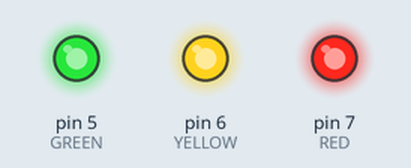
A sketch run on a simulated Arduino Uno, built with avr-gcc and run on an emulated ATmega328P. Shown: output pins drawn as LEDs (lit = HIGH). What the sketch prints to the serial monitor is not drawn.

Above: at 0.07 s.
At 9.09 s:
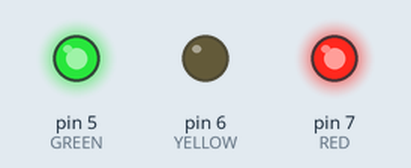
At 17.66 s:
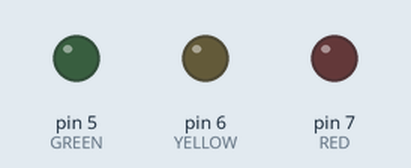
At 35.71 s:
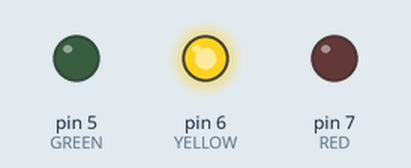
Timing chart, 0 to 40.0 s (numbered marks = the images above):
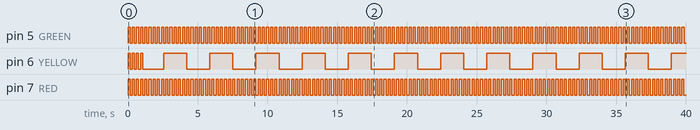

Measured:
- by itself, pin 5 (GREEN), pin 7 (RED): alternates HIGH for 0.15 s and LOW for 0.15 s
- by itself, pin 6 (YELLOW): goes 3 × (HIGH 0.15 s, LOW 0.15 s), HIGH 0.15 s, 11 × (LOW 1.5 s, HIGH 1.7 s), LOW 1.7 s, then HIGH

The sketch:

Resuming_a_task.ino
```cpp
#include<Arduino_FreeRTOS.h>
#define RED 7
#define YELLOW 6
#define GREEN 5

typedef int TaskProfiler;

TaskProfiler RedLEDProfiler;
TaskProfiler YellowLEDProfiler;
TaskProfiler GreenLEDProfiler;

TaskHandle_t green_Handle,yellow_Handle,red_Handle;

uint32_t suspend_monitor;
uint32_t resume_monitor;
bool _suspended = false;

void setup()
{

  Serial.begin(9600);
  xTaskCreate(redLEDControllerTask, //pointer to the function that implements the task
              "Red Led Task", //descriptive name of the task
              100, //it refers to stack depth and over here we can give values from 100-128 since Arduino has limited memory size
              NULL, //it refers to the parameter that is passed to the function
              1, //it refers to the priority & value ranges from 0-3 where 3 has the highest priority
              &red_Handle //refers to task handle
              //we cant give NULL to stack depth and priority
              );
   xTaskCreate(yellowLEDControllerTask,
               "Yellow LED Task",
               100,
               NULL,
               1,
               &yellow_Handle);

   xTaskCreate(greenLEDControllerTask,
               "green LED Task",
               100,
               NULL,
               1,
               &green_Handle);

}


void redLEDControllerTask(void *pvParameters)
{
  pinMode(RED,OUTPUT);
  while(1)
  {
    digitalWrite(RED,digitalRead(RED)^1);
    RedLEDProfiler++;
    Serial.print("RED run time : ");
    Serial.println(RedLEDProfiler);
    vTaskDelay(10);

  }
}

void yellowLEDControllerTask(void *pvParameters)
{
  pinMode(YELLOW,OUTPUT);
  while(1)
  {
    digitalWrite(YELLOW,digitalRead(YELLOW)^1);
    YellowLEDProfiler++;
    Serial.print("Yellow run time : ");
    Serial.println(YellowLEDProfiler);

    if(suspend_monitor >= 7)
    {
      _suspended = true;
      suspend_monitor = 0;

      vTaskSuspend(yellow_Handle);
    }
    vTaskDelay(10);

  }
}

void greenLEDControllerTask(void *pvParameters)
{
  pinMode(GREEN,OUTPUT);
  while(1)
  {
    digitalWrite(GREEN,digitalRead(GREEN)^1);
    suspend_monitor++;
    GreenLEDProfiler++;
    Serial.print("Green run time : ");
    Serial.println(GreenLEDProfiler);
    Serial.println(" ");
    vTaskDelay(10);
    if(_suspended)
    {
      resume_monitor++;
      if(resume_monitor >=10)
      {
        vTaskResume(yellow_Handle);
        resume_monitor = 0;
        _suspended = false;
      }
    }
  }
}

void loop()
{
}
```
